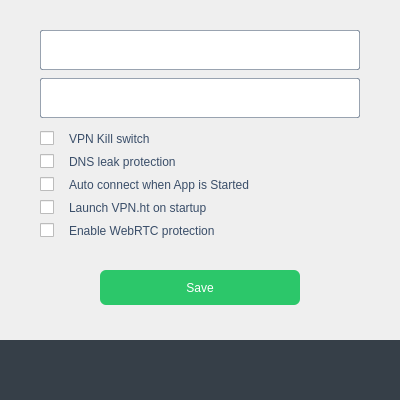
<?xml version="1.0" encoding="UTF-8"?>
<ui version="4.0">
 <class>SettingsWindow</class>
 <widget class="QWidget" name="SettingsWindow">
  <property name="geometry">
   <rect>
    <x>0</x>
    <y>0</y>
    <width>400</width>
    <height>400</height>
   </rect>
  </property>
  <property name="minimumSize">
   <size>
    <width>400</width>
    <height>400</height>
   </size>
  </property>
  <property name="maximumSize">
   <size>
    <width>400</width>
    <height>400</height>
   </size>
  </property>
  <property name="windowTitle">
   <string>SettingsWindow</string>
  </property>
  <property name="styleSheet">
   <string notr="true">QCheckBox{
	color:  rgb(58, 78, 105);
	font: bold 9pt &quot;Marid Pro&quot;;
spacing: 15px;
}
QCheckBox::indicator:checked {
     image: url(:/MainWindow/Images/CheckBoxChecked.png);
 }

QCheckBox::indicator:unchecked {
     image: url(:/MainWindow/Images/CheckBox.png);
 }</string>
  </property>
  <layout class="QVBoxLayout" name="verticalLayout_2">
   <property name="spacing">
    <number>0</number>
   </property>
   <property name="leftMargin">
    <number>0</number>
   </property>
   <property name="topMargin">
    <number>0</number>
   </property>
   <property name="rightMargin">
    <number>0</number>
   </property>
   <property name="bottomMargin">
    <number>0</number>
   </property>
   <item>
    <widget class="QWidget" name="centralWidget" native="true">
     <property name="styleSheet">
      <string notr="true">QWidget#centralWidget{	
	background-image: url(:/MainWindow/Images/BackGroundCenter.png);
}

QComboBox {
	border: 1px  solid rgba(58, 78, 105, 127);
	border-radius: 2px;
    /*font: bold 9pt &quot;Marid Pro&quot;;*/
	/*color: rgb(58, 78, 105);
 	background-color: rgb(255, 255, 255);
	padding-left: 20;*/
}

QComboBox::down-arrow {  	  
	image: url(:/MainWindow/Images/ComboBoxArrow.png);
 }

QComboBox::drop-down {
   border: 0px;
   width: 25;
   padding-right: 10;
}
/*
QComboBox QAbstractItemView {
     color: rgb(44,45,47);
     padding-left: 20;
     background-color: rgb(255, 255, 255);
}

QComboBox::disabled{
	background-color	: rgb(243, 243, 243);
	color: rgba(58, 78, 105, 127);
}*/</string>
     </property>
     <layout class="QVBoxLayout" name="verticalLayout">
      <property name="spacing">
       <number>8</number>
      </property>
      <property name="leftMargin">
       <number>40</number>
      </property>
      <property name="topMargin">
       <number>30</number>
      </property>
      <property name="rightMargin">
       <number>40</number>
      </property>
      <item>
       <widget class="QComboBox" name="cbEncryption">
        <property name="minimumSize">
         <size>
          <width>0</width>
          <height>40</height>
         </size>
        </property>
        <property name="maximumSize">
         <size>
          <width>320</width>
          <height>40</height>
         </size>
        </property>
        <property name="styleSheet">
         <string notr="true"/>
        </property>
       </widget>
      </item>
      <item>
       <widget class="QComboBox" name="cbProtocol">
        <property name="minimumSize">
         <size>
          <width>320</width>
          <height>40</height>
         </size>
        </property>
        <property name="maximumSize">
         <size>
          <width>320</width>
          <height>40</height>
         </size>
        </property>
        <property name="styleSheet">
         <string notr="true"/>
        </property>
       </widget>
      </item>
      <item>
       <layout class="QHBoxLayout" name="horizontalLayout_2" stretch="1,0">
        <property name="leftMargin">
         <number>0</number>
        </property>
        <property name="topMargin">
         <number>0</number>
        </property>
        <property name="rightMargin">
         <number>0</number>
        </property>
        <property name="bottomMargin">
         <number>0</number>
        </property>
        <item>
         <widget class="QCheckBox" name="cbKillVpn">
          <property name="styleSheet">
           <string notr="true">margin-top:5px;</string>
          </property>
          <property name="text">
           <string>VPN Kill switch</string>
          </property>
         </widget>
        </item>
        <item>
         <widget class="QLabel" name="label_2">
          <property name="text">
           <string/>
          </property>
          <property name="pixmap">
           <pixmap resource="mainwindow.qrc">:/MainWindow/Images/Help.png</pixmap>
          </property>
         </widget>
        </item>
       </layout>
      </item>
      <item>
       <layout class="QHBoxLayout" name="horizontalLayout_4" stretch="1,0">
        <property name="leftMargin">
         <number>0</number>
        </property>
        <property name="rightMargin">
         <number>0</number>
        </property>
        <item>
         <widget class="QCheckBox" name="cbDnsLeakProtect">
          <property name="styleSheet">
           <string notr="true"/>
          </property>
          <property name="text">
           <string>DNS leak protection</string>
          </property>
         </widget>
        </item>
        <item>
         <widget class="QLabel" name="label_3">
          <property name="text">
           <string/>
          </property>
          <property name="pixmap">
           <pixmap resource="mainwindow.qrc">:/MainWindow/Images/Help.png</pixmap>
          </property>
         </widget>
        </item>
       </layout>
      </item>
      <item>
       <layout class="QHBoxLayout" name="horizontalLayout_5" stretch="1,0">
        <property name="spacing">
         <number>6</number>
        </property>
        <property name="leftMargin">
         <number>0</number>
        </property>
        <property name="rightMargin">
         <number>0</number>
        </property>
        <item>
         <widget class="QCheckBox" name="cbAutoconnectOnStart">
          <property name="text">
           <string>Auto connect when App is Started</string>
          </property>
         </widget>
        </item>
        <item>
         <widget class="QLabel" name="label_4">
          <property name="text">
           <string/>
          </property>
          <property name="pixmap">
           <pixmap resource="mainwindow.qrc">:/MainWindow/Images/Help.png</pixmap>
          </property>
         </widget>
        </item>
       </layout>
      </item>
      <item>
       <layout class="QHBoxLayout" name="horizontalLayout" stretch="1,0">
        <item>
         <widget class="QCheckBox" name="cbLaunchOnStart">
          <property name="text">
           <string>Launch VPN.ht on startup</string>
          </property>
          <property name="checked">
           <bool>false</bool>
          </property>
         </widget>
        </item>
        <item>
         <widget class="QLabel" name="label_5">
          <property name="text">
           <string/>
          </property>
          <property name="pixmap">
           <pixmap resource="mainwindow.qrc">:/MainWindow/Images/Help.png</pixmap>
          </property>
         </widget>
        </item>
       </layout>
      </item>
      <item>
       <layout class="QHBoxLayout" name="horizontalLayout_3" stretch="1,0">
        <item>
         <widget class="QCheckBox" name="cbWebRTCProtection">
          <property name="text">
           <string>Enable WebRTC protection</string>
          </property>
         </widget>
        </item>
        <item>
         <widget class="QLabel" name="label_6">
          <property name="text">
           <string/>
          </property>
          <property name="pixmap">
           <pixmap resource="mainwindow.qrc">:/MainWindow/Images/Help.png</pixmap>
          </property>
         </widget>
        </item>
       </layout>
      </item>
      <item>
       <spacer name="verticalSpacer_2">
        <property name="orientation">
         <enum>Qt::Vertical</enum>
        </property>
        <property name="sizeHint" stdset="0">
         <size>
          <width>20</width>
          <height>40</height>
         </size>
        </property>
       </spacer>
      </item>
      <item>
       <widget class="QPushButton" name="pbSave">
        <property name="minimumSize">
         <size>
          <width>0</width>
          <height>35</height>
         </size>
        </property>
        <property name="maximumSize">
         <size>
          <width>11111</width>
          <height>35</height>
         </size>
        </property>
        <property name="styleSheet">
         <string notr="true">QPushButton{
	border-radius: 6px;
	font: 12pt &quot;Marid Pro&quot;;
	color: rgb(255, 255, 255);
 	background-color: rgb(44, 199, 106, 255);
	margin-left: 60px;
	margin-right: 60px;
}

QPushButton:disabled{	
 	background-color: rgb(44, 199, 106, 127);

}</string>
        </property>
        <property name="text">
         <string>Save</string>
        </property>
       </widget>
      </item>
      <item>
       <spacer name="verticalSpacer">
        <property name="orientation">
         <enum>Qt::Vertical</enum>
        </property>
        <property name="sizeHint" stdset="0">
         <size>
          <width>20</width>
          <height>40</height>
         </size>
        </property>
       </spacer>
      </item>
     </layout>
    </widget>
   </item>
   <item>
    <widget class="QWidget" name="footer" native="true">
     <property name="minimumSize">
      <size>
       <width>0</width>
       <height>60</height>
      </size>
     </property>
     <property name="maximumSize">
      <size>
       <width>16777215</width>
       <height>60</height>
      </size>
     </property>
     <property name="styleSheet">
      <string notr="true">QWidget#footer{
	background-image: url(:/MainWindow/Images/BackGroundBar.png);
	 background-color: rgba(54, 63, 72, 255);
}</string>
     </property>
     <layout class="QHBoxLayout" name="horizontalLayout_9" stretch="0,0,0">
      <property name="spacing">
       <number>0</number>
      </property>
      <property name="leftMargin">
       <number>25</number>
      </property>
      <property name="topMargin">
       <number>0</number>
      </property>
      <property name="rightMargin">
       <number>0</number>
      </property>
      <property name="bottomMargin">
       <number>0</number>
      </property>
      <item>
       <widget class="QLabel" name="label">
        <property name="minimumSize">
         <size>
          <width>100</width>
          <height>0</height>
         </size>
        </property>
        <property name="maximumSize">
         <size>
          <width>0</width>
          <height>16777215</height>
         </size>
        </property>
        <property name="styleSheet">
         <string notr="true">QLabel{
	background-color: rgba(255, 255, 255, 0);
	image: url(:/MainWindow/Images/Logo.png);
}
</string>
        </property>
        <property name="text">
         <string/>
        </property>
       </widget>
      </item>
      <item>
       <spacer name="horizontalSpacer_2">
        <property name="orientation">
         <enum>Qt::Horizontal</enum>
        </property>
        <property name="sizeType">
         <enum>QSizePolicy::Expanding</enum>
        </property>
        <property name="sizeHint" stdset="0">
         <size>
          <width>40</width>
          <height>20</height>
         </size>
        </property>
       </spacer>
      </item>
      <item>
       <widget class="QPushButton" name="btnSettings">
        <property name="minimumSize">
         <size>
          <width>60</width>
          <height>60</height>
         </size>
        </property>
        <property name="maximumSize">
         <size>
          <width>60</width>
          <height>60</height>
         </size>
        </property>
        <property name="contextMenuPolicy">
         <enum>Qt::ActionsContextMenu</enum>
        </property>
        <property name="layoutDirection">
         <enum>Qt::RightToLeft</enum>
        </property>
        <property name="styleSheet">
         <string notr="true">QPushButton {
 background-color: rgba(54, 63, 72, 255);
font: bold 10pt &quot;Lucida Sans Unicode&quot;;
border: 0px;
}

QPushButton:hover {
}</string>
        </property>
        <property name="text">
         <string/>
        </property>
        <property name="icon">
         <iconset resource="mainwindow.qrc">
          <normaloff>:/MainWindow/Images/Settings.png</normaloff>:/MainWindow/Images/Settings.png</iconset>
        </property>
        <property name="iconSize">
         <size>
          <width>40</width>
          <height>40</height>
         </size>
        </property>
       </widget>
      </item>
     </layout>
    </widget>
   </item>
  </layout>
 </widget>
 <layoutdefault spacing="6" margin="11"/>
 <resources>
  <include location="mainwindow.qrc"/>
 </resources>
 <connections/>
</ui>
